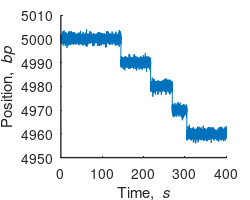

The MATLAB script that drew this image:
function SimulateData

% PARAMETERS AND INITIALIZATION
k = 5.0;                      % rate (in "real units", s^-1)      %??? why this rate (supposedly the rate of the step is once every 0.5 seconds)
dt = 0.0004;                    % simulation dt, make small such that k*dt < 0.2      % why this dt? (you want to sample once every 0.1 seconds if it gave one step)
nTimeSteps = 10000;           % number of dt steps to simulate
r1 = rand(1,nTimeSteps);      % random number for monte carlo
r2=rand(1,40);                % random position of the    
timeStep = nan(1,nTimeSteps); % simulation time steps where steps occur
                              % (pre-allocate r1 and timeStep for speed)
Pos=5000;                        % Initial position   
Stepsize=2.5;                 % Size of the motor's step 
kT=4.11;                      % Boltzman constant (pN.nm)    
kappa=0.3;                    % Stiffness of the trap (nm/pN) 



% SIMULATION
s = 0;                        % number of steps taken
t = 1;                        % simulation time points, matlab arrays start at 1
Noise = 0;                    % Initializing noise parameter   
ATPs=0;                  

while t < nTimeSteps,
    Noise = normrnd(0,sqrt(kT*kappa),1); % Generating noise random value 
    PosVec(t)=Pos + Noise;    % Especifying position and adding noise                
    TimeVec(t)=(t*dt)*100;    % Generating time vector to plot 
    if r1(1,t) < k*dt*(1-(k*dt))% if the random number is small than this value (lambda*time - lambda*time^2) 
        ATPs=ATPs+1  ;          
        if ATPs == 5 ;         % Stepping Only happens when 5 molecules bind ATP
            s = s + 1;            % take a step
            Pos=Pos-Stepsize*4;   % Increment the position by four step sizes a total of 10 bp per time
            timeStep(s) = t;      % mark the simulation time the step happened
            ATPs=0;
        end
    end
    t = t + 1;                % increase simulation time
end

close all;
hfig = 1;
figure(hfig); clf;
plot(TimeVec,PosVec,'-');
fontSize = 10;
set(gca,'fontsize',fontSize);
set(gca,'linewidth',1);
set(gca,'layer','top');
box off;
set(hfig, 'PaperSize', [3 2.5]);
set(hfig, 'PaperPosition', [0.25 0.25 2.5 2]);
ylabel('Position, {\it bp}')
xlabel('Time, {\it s}');